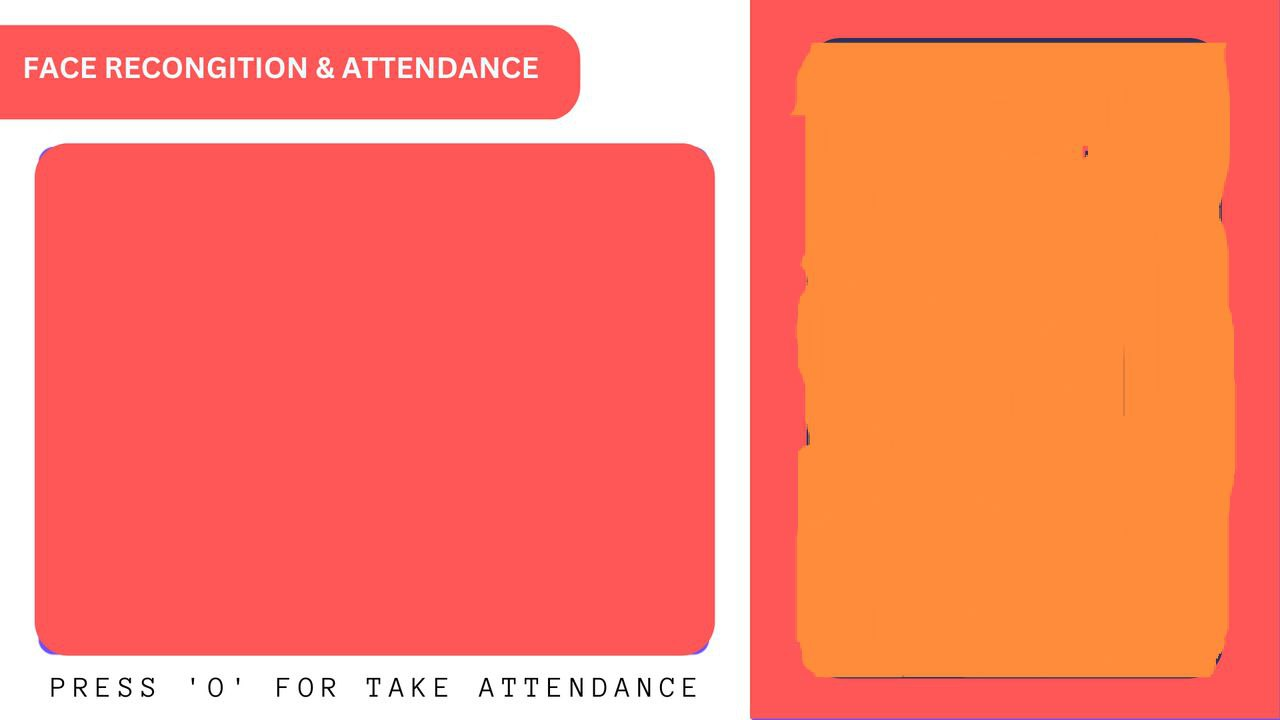
#> input picture background.png, 1280 x 720 px, found by its file name
$ python attendance.py
#> lines starting #> are read from the running program, lines starting #| are printed output that depends on the picture
from sklearn.neighbors import KNeighborsClassifier
import cv2
import numpy as np
import os
import csv
import time
import pickle


from datetime import datetime

video = cv2.VideoCapture(0)
facedetect = cv2.CascadeClassifier('haarcascade_frontalface_default.xml')

with open('data/names.pkl', 'rb') as w:
#> (reads old files/v0/data/names.pkl from the repository)
    LABELS = pickle.load(w)

with open('data/face_data.pkl', 'rb') as f:
#> (reads old files/v0/data/face_data.pkl from the repository)
    FACES = pickle.load(f)

knn=KNeighborsClassifier(n_neighbors=5)
knn.fit(FACES, LABELS)

imgBackground=cv2.imread("background.png")
#> imgBackground is the input picture: shape (720, 1280, 3); mean B, G, R 104.2, 127.8, 252.9

COL_NAMES = ['NAME', 'TIME']

while True:
    ret,frame=video.read()
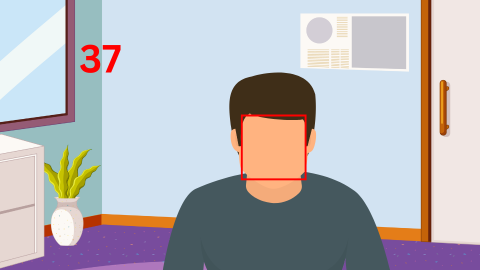
#> input picture capture_example.png, 480 x 270 px, given in place of the camera
#> frame is the input picture: shape (270, 480, 3); mean B, G, R 186.6, 181.8, 183.5
    gray=cv2.cvtColor(frame, cv2.COLOR_BGR2GRAY)
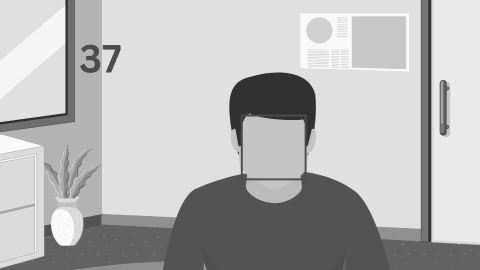
#> gray: shape (270, 480); min 42, max 251, mean 183
    faces=facedetect.detectMultiScale(gray, 1.3 ,5)
#> faces = ()
    for (x, y, w, h) in faces:
        crop_img = frame[y:y+h, x:x+w, :]
        resized_img = cv2.resize(crop_img, (50,50)).flatten().reshape(1, -1)
        output = knn.predict(resized_img)
        ts = time.time()
        date = datetime.fromtimestamp(ts).strftime("%d-%m-%Y")
        timestamp = datetime.fromtimestamp(ts).strftime("%H:%M-%S")
        exist = os.path.isfile("Attendance/Attendance_" + date + ".csv")
        cv2.rectangle(frame, (x, y), (x+w, y+h), (0, 0, 255), 1)
        cv2.rectangle(frame, (x, y), (x+w, y+h), (50, 50, 255), 2)
        cv2.rectangle(frame, (x, y-40), (x+w, y), (50, 50, 255), -1)
        cv2.putText(frame, str(output[0]), (x,y-15), cv2.FONT_HERSHEY_COMPLEX, 1, (255,255,255), 1)
        cv2.rectangle(frame, (x,y), (x+w, y+h), (50,50,255), 1)
        attendance=[str(output[0]), str(timestamp)]
#> this loop made 0 passes
#> (the run stopped early here; a loop or call above may not have finished)
